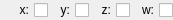
<?xml version="1.0" encoding="UTF-8"?>
<ui version="4.0">
 <class>MaterialVar_Boolean</class>
 <widget class="QWidget" name="MaterialVar_Boolean">
  <property name="geometry">
   <rect>
    <x>0</x>
    <y>0</y>
    <width>168</width>
    <height>20</height>
   </rect>
  </property>
  <property name="windowTitle">
   <string>Form</string>
  </property>
  <layout class="QHBoxLayout" name="horizontalLayout">
   <property name="leftMargin">
    <number>0</number>
   </property>
   <property name="topMargin">
    <number>0</number>
   </property>
   <property name="rightMargin">
    <number>0</number>
   </property>
   <property name="bottomMargin">
    <number>0</number>
   </property>
   <item>
    <widget class="QLabel" name="label">
     <property name="text">
      <string/>
     </property>
    </widget>
   </item>
   <item>
    <widget class="QCheckBox" name="txtX">
     <property name="layoutDirection">
      <enum>Qt::RightToLeft</enum>
     </property>
     <property name="text">
      <string>x:</string>
     </property>
    </widget>
   </item>
   <item>
    <widget class="QCheckBox" name="txtY">
     <property name="layoutDirection">
      <enum>Qt::RightToLeft</enum>
     </property>
     <property name="text">
      <string>y:</string>
     </property>
    </widget>
   </item>
   <item>
    <widget class="QCheckBox" name="txtZ">
     <property name="layoutDirection">
      <enum>Qt::RightToLeft</enum>
     </property>
     <property name="text">
      <string>z:</string>
     </property>
    </widget>
   </item>
   <item>
    <widget class="QCheckBox" name="txtW">
     <property name="layoutDirection">
      <enum>Qt::RightToLeft</enum>
     </property>
     <property name="text">
      <string>w:</string>
     </property>
    </widget>
   </item>
   <item>
    <spacer name="horizontalSpacer">
     <property name="orientation">
      <enum>Qt::Horizontal</enum>
     </property>
     <property name="sizeHint" stdset="0">
      <size>
       <width>40</width>
       <height>20</height>
      </size>
     </property>
    </spacer>
   </item>
  </layout>
 </widget>
 <resources/>
 <connections/>
</ui>
